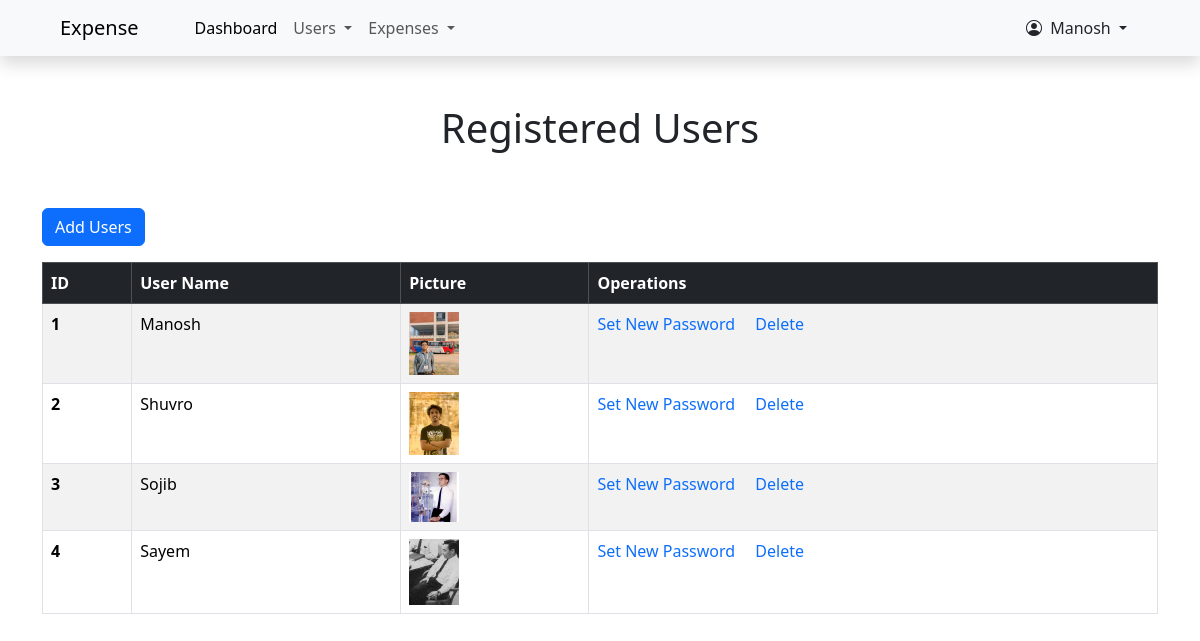
Page /display_reg_users.php (signed in) on the committed database.
### tables this page shows
CREATE TABLE `reg_users` (
  `reg_id` int(11) NOT NULL,
  `user_name` varchar(255) NOT NULL,
  `user_pass` varchar(255) NOT NULL,
  `user_pic` varchar(255) DEFAULT NULL
);

### display_reg_users.php (the view, shortened to what this page needs)
<?php
include("./includes/header.php");
include("./includes/db_conn.php");
?>
<div class="container">
    <div class="row">
        <div class= "col-12  py-5">
            <h1 class="text-center">Registered Users</h1>
        </div>
        <div class="col-12 mb-3">
            <a href="./register_user.php" class="btn btn-primary"> Add Users</a>
        </div>
</div>
<table class="table table-bordered table-striped table-hover">
  <thead class="table-dark">
    <tr>
      <th scope="col">ID</th>
      <th scope="col">User Name</th>
      <th scope="col">Picture</th>
      <th scope="col">Operations</th>
    </tr>
  </thead>
  <tbody>
    <?php
    $fetch_data = "SELECT reg_id, user_name,user_pic FROM reg_users";
    $run_fetch_data =mysqli_query($conn,$fetch_data);
    $counter = 1;
    if(mysqli_num_rows($run_fetch_data) > 0){
        while($row = mysqli_fetch_assoc($run_fetch_data)) {
            ?>
            <tr>
                <th scope= "row"><?php echo $counter; ?></th>
                <td><?php echo $row ['user_name']; ?></td>
                <td>
                    <a href="upload_img.php?user_id=<?php echo $row['reg_id']; ?>">
                        <?php
                        if ($row['user_pic'] == NULL) {
                            ?>
                            <img width= "50px" src="./images/user_image/dummypic.png" alt="dummy image">
                            <?php
                        } else{
                            ?>
                            <img width= "50px" src="./images/user_image/<?php echo $row['user_pic'];?>" alt="user image">
                            <?php
                        }
                        ?>
                    </a>
                </td>
                <td>
                    <a class="me-3" href="./update_user_pass.php?update_pass_id=<?php echo $row['reg_id']; ?>">Set New Password</a>
                    <a id="<?php echo $row['reg_id']; ?>" class="del_user" href="javascript:void(0)">Delete</a>
                </td>
            </tr>
            <?php
            $counter++;
        }
        }
    ?>
  </tbody>
</table>
</div>
 <?php
include("./includes/footer.php");
?>

### css/style.css (style rules this page uses)
* { margin: 0px; padding: 0px; box-sizing: border-box; }
a { text-decoration: none; }

### rows in the picture
reg_users: user_name "Manosh", user_pic (picture)
reg_users: user_name "Shuvro", user_pic (picture)
reg_users: user_name "Sojib", user_pic (picture)
reg_users: user_name "Sayem", user_pic (picture)

### other values in the picture
$_SESSION['name'] "Manosh"
